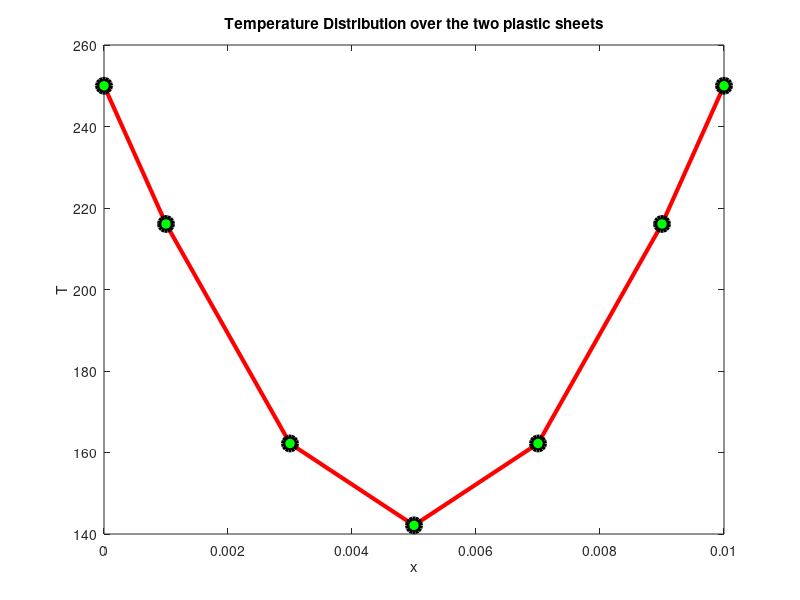

The MATLAB source for this figure:
clc
clear all
close all

% Parameters
k = 0.25;                                    % Thermal conductivity(W/m-k)
C = 2000;                                    % Specific heat(J/kg-k)
rho = 1300;                                  % Density of plastic sheet(kg/m^3)
A = 1;                                       % Area(m^2)
n = 7;                                       % Total number of nodes;
l = 0.01;                                    % Total thickness of two plastics
dx = 0.002;                                  % Spatial step
dt = 10;                                     % Time step

% Discretization
x(1) = 0;
x(n) = l;
for i = 2:n-1
    if i == 2
        x(i) = x(1)+dx/2;
    else
        x(i) = x(2)+(i-2)*dx;
    end
end

% Initialization

for i = 2:n-1
    T(i) = 30;
end

% Boundary condition
Tbound = 250;
T(1) = Tbound;
T(n) = Tbound;


cf = rho*A*dx*C/dt;
t = 0;
fid = fopen('Temperature_dist_implicit.txt','w');
%fprintf(fid,'% s%8s%8s%8s%8s%8s%8s%8s\n','Time','0mm','1mm','3mm','5mm','7mm','9mm','10mm');
fprintf(fid,'Time    0 mm      1 mm       3 mm      5 mm      7 mm     9 mm      10 mm\n');
fprintf(fid,'% d%10.1f%10.1f%10.1f%10.1f%10.1f%10.1f%10.1f\n',t,T(1),...
    T(2),T(3),T(4),T(5),T(6),T(n));

Tmid = 30;
    a = 0;
    for i = 2:n-1
        a = a+1;
        AE = (k*A)/(x(i+1)-x(i));
        AW = (k*A)/(x(i)-x(i-1));
        d1(a) = -AW;
        d2(a) = cf+AE+AW;
        d3(a) = -AE;
    end
%   create Tridiagonal matrix   
 P = diag(d1(2:a),-1)+diag(d2(1:a))+diag(d3(1:a-1),1);

while Tmid<140
    t = t+dt;

        a = 0;
%    Si of equation (1.36)    
        for i = 2:n-1
            a = a+1;
            if i == 2
                Q(a) = cf*T(i)-d1(a)*T(i-1);
            elseif i == n-1
                Q(a) = cf*T(i)-d3(a)*T(i+1);
            else
                Q(a) = cf*T(i);
            end
        end
%     Solve matrix     
        R = P\Q';
        a = 0;
        for i = 2:n-1
            a = a+1;
            T(i) = R(a);
        end
    Tmid = T(4);
    if t <99
        fprintf(fid,'% d%10.1f%10.1f%10.1f%10.1f%10.1f%10.1f%10.1f\n',t,T(1),T(2),...
            T(3),T(4),T(5),T(6),T(n));
    else
        fprintf(fid,'%d%10.1f%10.1f%10.1f%10.1f%10.1f%10.1f%10.1f\n',t,T(1),T(2),...
            T(3),T(4),T(5),T(6),T(n));
    end
end
fprintf('Time required to press two sheets = %5.2f\n',t)
plot(x,T,'-ro','LineWidth',3,...
                       'MarkerEdgeColor','k',...
                       'MarkerFaceColor','g',...
                       'MarkerSize',10)
xlabel('x')
ylabel('T')
 title('Temperature Distribution over the two plastic sheets')






